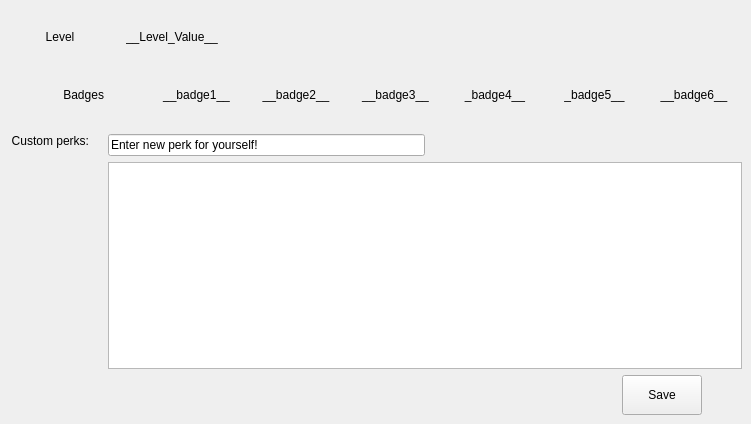
    <widget class="QWidget" name="tab_5">
     <attribute name="title">
      <string>Perks</string>
     </attribute>
     <widget class="QWidget" name="layoutWidget">
      <property name="geometry">
       <rect>
        <x>10</x>
        <y>10</y>
        <width>731</width>
        <height>111</height>
       </rect>
      </property>
      <layout class="QVBoxLayout" name="verticalLayout_11">
       <item>
        <layout class="QHBoxLayout" name="horizontalLayout_20">
         <item>
          <widget class="QLabel" name="level_label">
           <property name="minimumSize">
            <size>
             <width>100</width>
             <height>0</height>
            </size>
           </property>
           <property name="text">
            <string>Level</string>
           </property>
           <property name="alignment">
            <set>Qt::AlignCenter</set>
           </property>
          </widget>
         </item>
         <item>
          <spacer name="horizontalSpacer_45">
           <property name="orientation">
            <enum>Qt::Horizontal</enum>
           </property>
           <property name="sizeType">
            <enum>QSizePolicy::Fixed</enum>
           </property>
           <property name="sizeHint" stdset="0">
            <size>
             <width>10</width>
             <height>20</height>
            </size>
           </property>
          </spacer>
         </item>
         <item>
          <widget class="QLabel" name="levelValue_label">
           <property name="text">
            <string>__Level_Value__</string>
           </property>
          </widget>
         </item>
         <item>
          <spacer name="horizontalSpacer_47">
           <property name="orientation">
            <enum>Qt::Horizontal</enum>
           </property>
           <property name="sizeHint" stdset="0">
            <size>
             <width>40</width>
             <height>20</height>
            </size>
           </property>
          </spacer>
         </item>
        </layout>
       </item>
       <item>
        <layout class="QHBoxLayout" name="horizontalLayout_21">
         <item>
          <widget class="QLabel" name="badges_label">
           <property name="text">
            <string>Badges</string>
           </property>
           <property name="alignment">
            <set>Qt::AlignRight|Qt::AlignTrailing|Qt::AlignVCenter</set>
           </property>
          </widget>
         </item>
         <item>
          <spacer name="horizontalSpacer_46">
           <property name="orientation">
            <enum>Qt::Horizontal</enum>
           </property>
           <property name="sizeType">
            <enum>QSizePolicy::Fixed</enum>
           </property>
           <property name="sizeHint" stdset="0">
            <size>
             <width>40</width>
             <height>20</height>
            </size>
           </property>
          </spacer>
         </item>
         <item>
          <widget class="QLabel" name="badge1_label">
           <property name="text">
            <string>__badge1__</string>
           </property>
           <property name="alignment">
            <set>Qt::AlignCenter</set>
           </property>
          </widget>
         </item>
         <item>
          <widget class="QLabel" name="badge2_label">
           <property name="text">
            <string>__badge2__</string>
           </property>
           <property name="alignment">
            <set>Qt::AlignCenter</set>
           </property>
          </widget>
         </item>
         <item>
          <widget class="QLabel" name="badge3_label">
           <property name="text">
            <string>__badge3__</string>
           </property>
           <property name="alignment">
            <set>Qt::AlignCenter</set>
           </property>
          </widget>
         </item>
         <item>
          <widget class="QLabel" name="badge4_label">
           <property name="text">
            <string>_badge4__</string>
           </property>
           <property name="alignment">
            <set>Qt::AlignCenter</set>
           </property>
          </widget>
         </item>
         <item>
          <widget class="QLabel" name="badge5_label">
           <property name="text">
            <string>_badge5__</string>
           </property>
           <property name="alignment">
            <set>Qt::AlignCenter</set>
           </property>
          </widget>
         </item>
         <item>
          <widget class="QLabel" name="badge6_label">
           <property name="text">
            <string>__badge6__</string>
           </property>
           <property name="alignment">
            <set>Qt::AlignCenter</set>
           </property>
          </widget>
         </item>
        </layout>
       </item>
      </layout>
     </widget>
     <widget class="QWidget" name="layoutWidget">
      <property name="geometry">
       <rect>
        <x>11</x>
        <y>134</y>
        <width>731</width>
        <height>281</height>
       </rect>
      </property>
      <layout class="QHBoxLayout" name="horizontalLayout_24">
       <item>
        <widget class="QLabel" name="customPerks_label">
         <property name="text">
          <string>Custom perks:</string>
         </property>
         <property name="alignment">
          <set>Qt::AlignRight|Qt::AlignTop|Qt::AlignTrailing</set>
         </property>
        </widget>
       </item>
       <item>
        <spacer name="horizontalSpacer_49">
         <property name="orientation">
          <enum>Qt::Horizontal</enum>
         </property>
         <property name="sizeType">
          <enum>QSizePolicy::Fixed</enum>
         </property>
         <property name="sizeHint" stdset="0">
          <size>
           <width>13</width>
           <height>20</height>
          </size>
         </property>
        </spacer>
       </item>
       <item>
        <layout class="QVBoxLayout" name="verticalLayout_13">
         <item>
          <layout class="QVBoxLayout" name="verticalLayout_12">
           <item>
            <layout class="QHBoxLayout" name="horizontalLayout_22">
             <item>
              <widget class="QLineEdit" name="newCustomPerk_lineEdit">
               <property name="text">
                <string>Enter new perk for yourself!</string>
               </property>
              </widget>
             </item>
             <item>
              <spacer name="horizontalSpacer_48">
               <property name="orientation">
                <enum>Qt::Horizontal</enum>
               </property>
               <property name="sizeHint" stdset="0">
                <size>
                 <width>40</width>
                 <height>20</height>
                </size>
               </property>
              </spacer>
             </item>
            </layout>
           </item>
           <item>
            <widget class="QListView" name="customPerks_ListView"/>
           </item>
          </layout>
         </item>
         <item>
          <layout class="QHBoxLayout" name="horizontalLayout_23">
           <item>
            <spacer name="horizontalSpacer_50">
             <property name="orientation">
              <enum>Qt::Horizontal</enum>
             </property>
             <property name="sizeHint" stdset="0">
              <size>
               <width>40</width>
               <height>20</height>
              </size>
             </property>
            </spacer>
           </item>
           <item>
            <widget class="QPushButton" name="saveCustomPerk_button">
             <property name="minimumSize">
              <size>
               <width>0</width>
               <height>40</height>
              </size>
             </property>
             <property name="text">
              <string>Save</string>
             </property>
            </widget>
           </item>
           <item>
            <spacer name="horizontalSpacer_51">
             <property name="orientation">
              <enum>Qt::Horizontal</enum>
             </property>
             <property name="sizeType">
              <enum>QSizePolicy::Fixed</enum>
             </property>
             <property name="sizeHint" stdset="0">
              <size>
               <width>40</width>
               <height>20</height>
              </size>
             </property>
            </spacer>
           </item>
          </layout>
         </item>
        </layout>
       </item>
      </layout>
     </widget>
    </widget>
